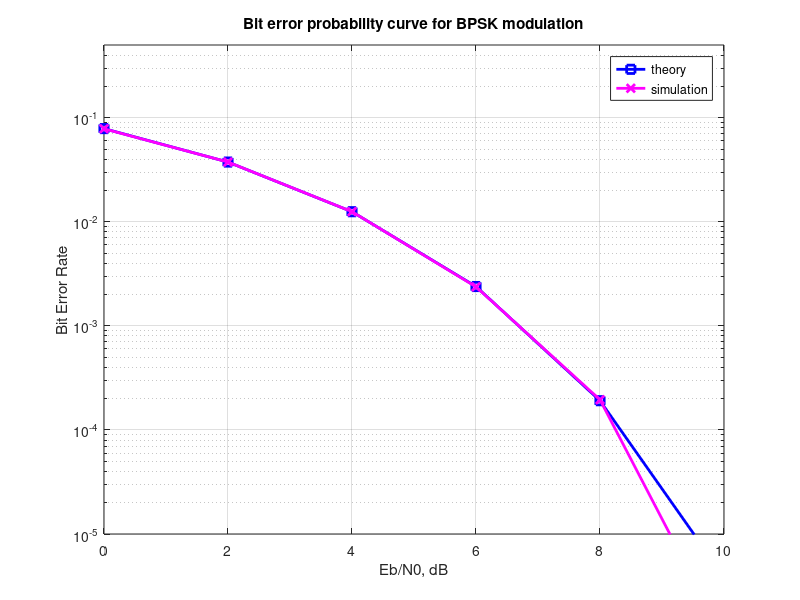

Reproduce this figure in MATLAB.
% BPSK Bit Error Rate Calculation
clear all; 
close all; 
clc;
% Define the parameters
N = 10^6; % number of bits to transmit
Eb_N0_dB = 0:2:10; % Eb/N0 values in dB
ip = rand(1,N)>0.5; % generating 0,1 with equal probability
s = 2*ip-1; % BPSK modulation
n = 1/sqrt(2)*[randn(1,N) + j*randn(1,N)]; % white gaussian noise, 0dB variance
for ii = 1:length(Eb_N0_dB)
    % Channel model - AWGN
    y = sqrt(10^(Eb_N0_dB(ii)/10))*s + n;
    % Demodulation
    y_cap = real(y)>0;
    % Counting the errors
    error(ii) = size(find([ip- y_cap]),2);
end
simulatedBER = error/N; % simulated BER
theoryBER = 0.5*erfc(sqrt(10.^(Eb_N0_dB/10))); % theoretical BER
% plot
close all
figure
semilogy(Eb_N0_dB,theoryBER,'bs-','LineWidth',2);
hold on
semilogy(Eb_N0_dB,simulatedBER,'mx-','LineWidth',2);
axis([0 10 10^-5 0.5])
grid on
legend('theory', 'simulation');
xlabel('Eb/N0, dB')
ylabel('Bit Error Rate')
title('Bit error probability curve for BPSK modulation')